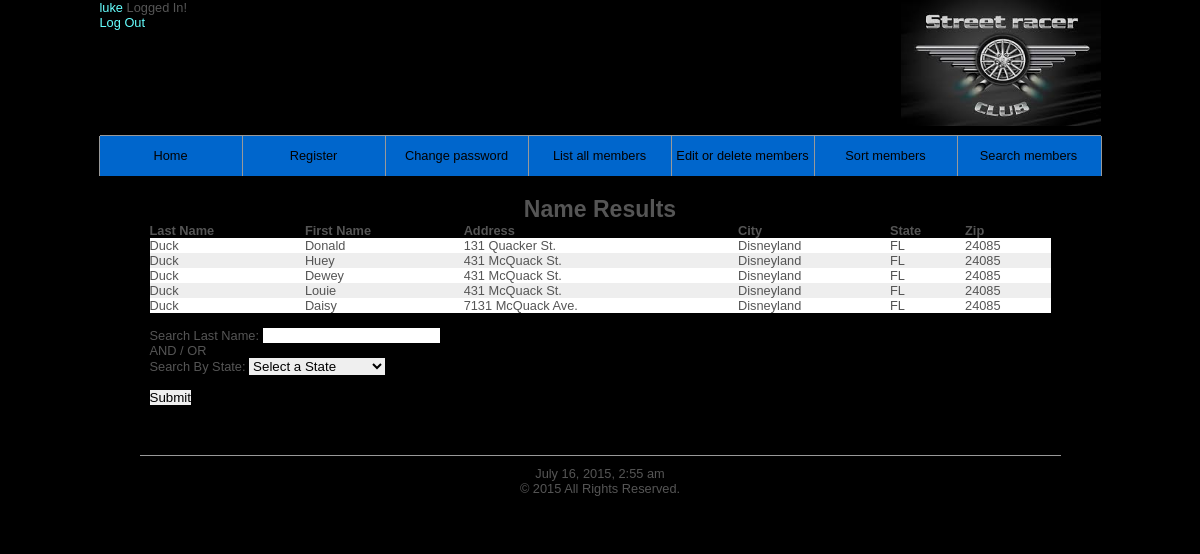
The page /view_userssearch.php?term=Duck (signed in) on the database its author committed.
### tables this page shows
CREATE TABLE IF NOT EXISTS customers (
	custId int(11) NOT NULL AUTO_INCREMENT,
	firstname VARCHAR(20) NOT NULL,
	lastname VARCHAR(20) NOT NULL,
	username VARCHAR(20) NOT NULL,
	pass CHAR(40) NOT NULL,
	address VARCHAR(40) NOT NULL,
	city VARCHAR(30) NOT NULL,
	state VARCHAR(2) NOT NULL,
	zip VARCHAR(5) NOT NULL,
	PRIMARY KEY (custId)
);

### view_userssearch.php (the view, shortened to what this page needs)
<!DOCTYPE html>
<?php
    include('includes/loggedin.php');
if (!empty($_REQUEST['term'])&& empty($_REQUEST['stateSearch'])) {
$term = mysql_real_escape_string($_REQUEST['term']);
$sql = "SELECT * FROM customers WHERE lastname LIKE '%".$term."%'";
$r_query = mysqli_query($dbc,$sql);
    echo '<h1>Name Results</h1><table align="center" cellspacing="0" cellpadding="5" width="100%"><tr>';
    echo '<th>Last Name</th>
	    <th>First Name</th>
	    <th align="left">Address</th>
	    <th>City</th>
	    <th>State</th>
	    <th>Zip</th>
	</tr>';
    $bg = '#eeeeee';
    while ($row = mysqli_fetch_array($r_query, MYSQLI_ASSOC)) {
	    $bg = ($bg=='#eeeeee' ? '#ffffff' : '#eeeeee');
	    echo '<tr bgcolor="' . $bg . '">';
	    echo '<td align="left">' . $row['lastname'] . '</td>
		<td align="left">' . $row['firstname'] . '</td>
		<td align="left">' . $row['address'] . '</td>
		<td align="left">' . $row['city'] . '</td>
		<td align="left">' . $row['state'] . '</td>
		<td align="left">' . $row['zip'] . '</td>
	    </tr>';
    }
    echo '</table>';
}
?>
<br/>
<form action="" method="post">
Search Last Name: <input type="text" name="term" /><br />
AND / OR <br/>
Search By State:
                <select name="stateSearch">
                    <option value="">Select a State</option>
                </select>
 <br/><br/>
<input type="submit" value="Submit" />
</form>
<?php
include ('includes/footer.php');
?>

### includes/style.css (style rules this page uses)
* { border:0; margin:0; padding:0; }
body { background:#000000; color:#555; font:0.8em Arial, Helvetica, "bitstream vera sans", sans-serif; }
th { text-align:left; }
#content h1 { text-align:center; font-size:1.8em; padding:20px 0 0; }

### rows shown on the page
customers: lastname "Duck", firstname "Donald", address "131 Quacker St.", city "Disneyland", state "FL", zip "24085"
customers: lastname "Duck", firstname "Huey", address "431 McQuack St.", city "Disneyland", state "FL", zip "24085"
customers: lastname "Duck", firstname "Dewey", address "431 McQuack St.", city "Disneyland", state "FL", zip "24085"
customers: lastname "Duck", firstname "Louie", address "431 McQuack St.", city "Disneyland", state "FL", zip "24085"
customers: lastname "Duck", firstname "Daisy", address "7131 McQuack Ave.", city "Disneyland", state "FL", zip "24085"

### other values the page prints
$_SESSION['username'] "luke"
